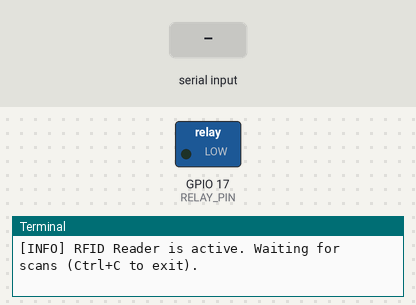
Simulated run of this program. Board: Raspberry Pi (BCM pin numbers). Shown: switched loads named in the program (green lamp = pin HIGH), the last lines printed to the terminal. Dashed ring = blinking. The test bench sets the inputs (shaded band). Web requests get an empty 200 reply after 0.4 s; threads take turns every 2 ms.

Above: at 1.2 s.
1.3 s: "assigned" typed at the terminal, then Enter
At 1.77 s:
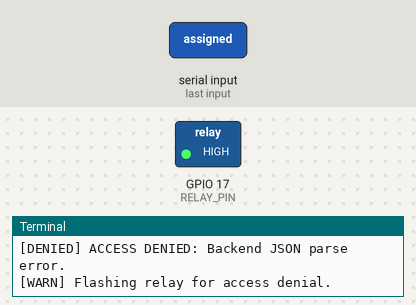
4.3 s: "success" typed at the terminal, then Enter
At 6.9 s:
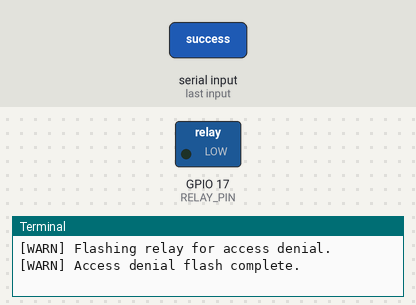
7.3 s: "data" typed at the terminal, then Enter
At 7.77 s:
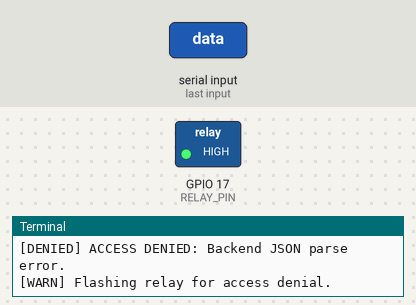
Timing chart, 0 to 10.9 s (numbered marks = the images above; inputs shaded):
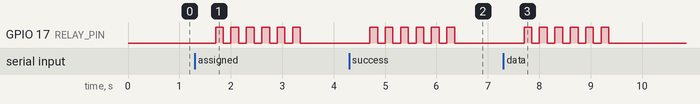

Measured:
- after the input at 1.3 s, GPIO 17 (RELAY_PIN): alternates HIGH for 0.15 s and LOW for 0.15 s, 12 changes in all, then stays LOW, starting after 0.40 s
- after the input at 4.3 s, GPIO 17 (RELAY_PIN): alternates HIGH for 0.15 s and LOW for 0.15 s, 12 changes in all, then stays LOW, starting after 0.40 s
- after the input at 7.3 s, GPIO 17 (RELAY_PIN): alternates HIGH for 0.15 s and LOW for 0.15 s, 12 changes in all, then stays LOW, starting after 0.40 s

The program:

rfid_reader.py
```python
#!/usr/bin/env python3
import sys
import time
import requests
import threading
import RPi.GPIO as GPIO

# =============================================================================
# Configuration
# =============================================================================

# Use your Railway domain
BACKEND_BASE_URL = "https://smartaccesscontrol-backend-production.up.railway.app/api"

# Updated API endpoints
VERIFY_RFID_URL = f"{BACKEND_BASE_URL}/rfid/verify"
ACTIVATE_RFID_URL = f"{BACKEND_BASE_URL}/rfid/activate"
LOG_GRANTED_URL = f"{BACKEND_BASE_URL}/access-logs/granted"
LOG_DENIED_URL = f"{BACKEND_BASE_URL}/access-logs/denied"

RELAY_PIN = 17
UNLOCK_DURATION_SECONDS = 5
REQUEST_TIMEOUT = 5
LOG_THREAD_DAEMON = True

# =============================================================================
# GPIO Context Manager
# =============================================================================

class GPIOHandler:
    """
    Context manager for GPIO setup and teardown.
    """
    def __enter__(self):
        GPIO.setwarnings(False)
        GPIO.setmode(GPIO.BCM)
        GPIO.setup(RELAY_PIN, GPIO.OUT, initial=GPIO.LOW)
        return self

    def __exit__(self, exc_type, exc_value, traceback):
        GPIO.cleanup()
        if exc_type:
            print(f"[ERROR] Exiting due to exception: {exc_type} - {exc_value}")
        else:
            print("[INFO] GPIO cleanup complete.")

# =============================================================================
# Network Session
# =============================================================================

session = requests.Session()  # Reuse HTTP session for efficiency

# =============================================================================
# Helper Functions
# =============================================================================

def unlock_door():
    """
    Unlocks the door (sets relay HIGH) for UNLOCK_DURATION_SECONDS.
    """
    print("[INFO] Unlocking door...")
    GPIO.output(RELAY_PIN, GPIO.HIGH)
    time.sleep(UNLOCK_DURATION_SECONDS)
    GPIO.output(RELAY_PIN, GPIO.LOW)
    print("[INFO] Door locked.")

def flash_relay(flash_count=6, interval=0.15):
    """
    Flashes the relay to indicate ACCESS DENIED.
    """
    print("[WARN] Flashing relay for access denial.")
    for _ in range(flash_count):
        GPIO.output(RELAY_PIN, GPIO.HIGH)
        time.sleep(interval)
        GPIO.output(RELAY_PIN, GPIO.LOW)
        time.sleep(interval)
    print("[WARN] Access denial flash complete.")

def log_access_attempt(endpoint, payload, success_message):
    """
    Logs an access attempt (granted or denied) asynchronously.
    """
    def log_worker():
        try:
            response = session.post(endpoint, json=payload, timeout=REQUEST_TIMEOUT)
            if response.status_code == 201:
                print(f"[INFO] {success_message}")
            else:
                print(f"[ERROR] Logging failed: HTTP {response.status_code}")
        except requests.exceptions.RequestException as e:
            print(f"[ERROR] Logging request exception: {e}")
    t = threading.Thread(target=log_worker, daemon=LOG_THREAD_DAEMON)
    t.start()

def deny_access(rfid_uid, reason="Unknown reason"):
    """
    Denies access: flashes relay, logs the denial, and prints the reason.
    """
    print(f"[DENIED] ACCESS DENIED: {reason}")
    flash_relay()
    log_access_attempt(
        LOG_DENIED_URL,
        {"rfid_uid": rfid_uid},
        "Access denied logged successfully."
    )

def activate_rfid_if_assigned(rfid_uid, rfid_status):
    """
    If the RFID status is 'assigned', calls the backend to activate it (status -> 'active').
    Returns the updated RFID status or None on error.
    """
    if rfid_status != "assigned":
        return rfid_status

    print("[INFO] RFID status is 'assigned'. Attempting to activate...")
    try:
        response = session.post(
            ACTIVATE_RFID_URL,
            json={"rfid_uid": rfid_uid},
            timeout=REQUEST_TIMEOUT
        )
        if response.status_code == 200:
            data = response.json()
            if data.get("success"):
                updatedRFID = data.get("data", {})
                newStatus = updatedRFID.get("status", "unknown")
                print(f"[INFO] RFID {rfid_uid} successfully activated (status={newStatus}).")
                return newStatus
            else:
                print(f"[ERROR] Could not activate RFID {rfid_uid}: {data.get('message')}")
                return None
        else:
            print(f"[ERROR] Unexpected HTTP {response.status_code} activating RFID.")
            return None
    except requests.exceptions.RequestException as e:
        print(f"[ERROR] Cannot connect to backend to activate RFID: {e}")
        return None

def validate_rfid(rfid_uid):
    """
    1) Calls /rfid/verify to check if the RFID and room are valid.
    2) If success, activates the RFID if needed (assigned -> active) and unlocks the door.
    3) Denies access if the backend returns success: false.
    """
    print(f"[INFO] Sending verification request for RFID={rfid_uid}...")
    try:
        response = session.post(
            VERIFY_RFID_URL,
            json={"rfid_uid": rfid_uid},
            timeout=REQUEST_TIMEOUT
        )
    except requests.exceptions.RequestException as e:
        print(f"[ERROR] Cannot connect to backend: {e}")
        return

    if response.status_code == 200:
        try:
            data = response.json()
        except ValueError as e:
            print(f"[ERROR] JSON parse error: {e}")
            deny_access(rfid_uid, "Backend JSON parse error.")
            return

        print(f"[DEBUG] Full backend response: {data}")

        if not data.get("success"):
            deny_access(rfid_uid, data.get("message", "Unknown backend error."))
            return

        # Extract details
        var_data = data.get("data", {})
        rfid_data  = var_data.get("rfid", {})
        guest_info = var_data.get("guest", {})
        var_room   = var_data.get("room")

        # If room info is None, assign an empty dictionary to avoid errors
        room_info = var_room if var_room is not None else {}

        print(f"[INFO] RFID Verified: {rfid_uid}")

        if guest_info:
            print(f"[INFO] Guest Info => ID={guest_info.get('id')}, Name={guest_info.get('name')}")
        else:
            print("[WARN] No guest info provided by backend.")

        # Only print room info if available; otherwise, log a warning.
        if room_info:
            print("[INFO] Room Info => "
                  f"ID={room_info.get('id')}, "
                  f"Number={room_info.get('room_number')}, "
                  f"Status={room_info.get('status')}, "
                  f"check_in={room_info.get('check_in')}, "
                  f"check_out={room_info.get('check_out')}")
        else:
            print("[WARN] No room info provided by backend.")

        # Activate RFID if still assigned.
        current_status = rfid_data.get("status")
        updated_status = activate_rfid_if_assigned(rfid_uid, current_status)
        if updated_status is None:
            deny_access(rfid_uid, f"RFID {rfid_uid} could not be activated.")
            return

        # Unlock the door.
        unlock_door()

        # Log successful access.
        payload = {
            "rfid_uid": rfid_uid,
            "guest_id": guest_info.get("id") if guest_info else None
        }
        log_access_attempt(LOG_GRANTED_URL, payload, "Access granted logged successfully.")

    elif response.status_code in (403, 404):
        try:
            reason = response.json().get("message", "No detail provided")
        except ValueError:
            reason = "No detail provided"
        deny_access(rfid_uid, reason)
    else:
        print(f"[ERROR] Unexpected backend response: HTTP {response.status_code}")
        deny_access(rfid_uid, f"Unexpected status {response.status_code}")

def main():
    print("[INFO] RFID Reader is active. Waiting for scans (Ctrl+C to exit).")
    try:
        while True:
            rfid_uid = input().strip()
            if not rfid_uid:
                continue
            print(f"[SCAN] RFID Scanned: {rfid_uid}")
            validate_rfid(rfid_uid)
    except KeyboardInterrupt:
        print("\n[INFO] Exiting RFID reader gracefully...")
    except Exception as e:
        print(f"[ERROR] Unexpected error: {e}")
    finally:
        sys.exit(0)

if __name__ == "__main__":
    with GPIOHandler():
        main()
```
